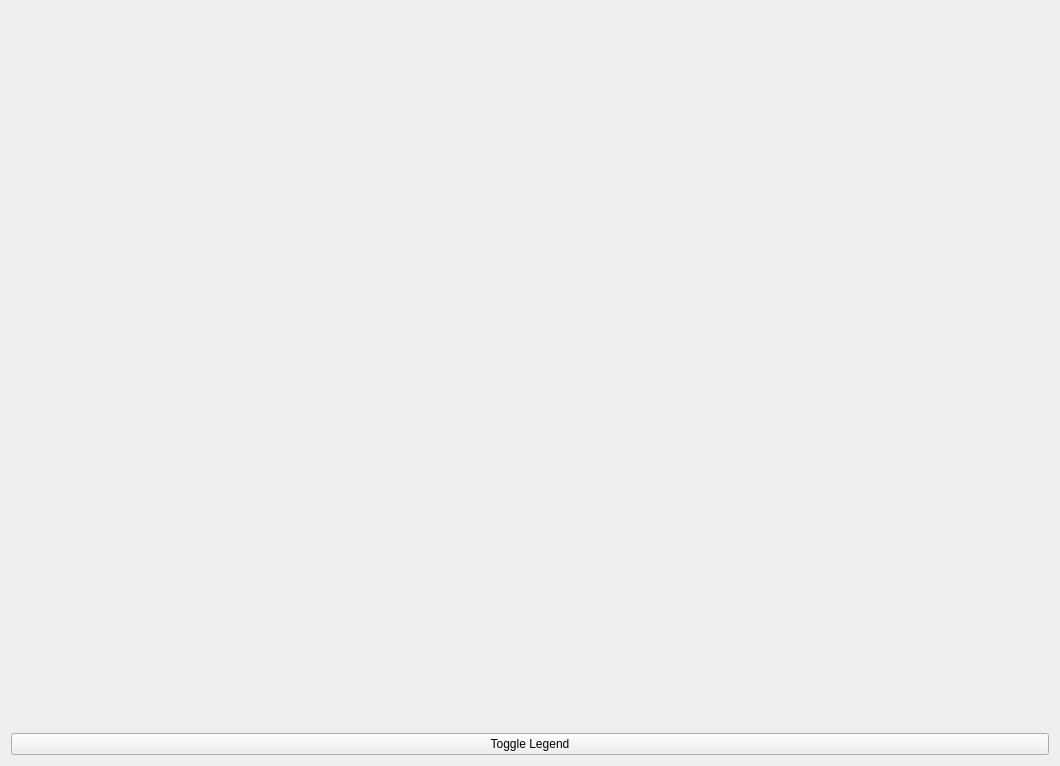
<?xml version="1.0" encoding="UTF-8"?>
<ui version="4.0">
 <class>Form</class>
 <widget class="QWidget" name="Form">
  <property name="geometry">
   <rect>
    <x>0</x>
    <y>0</y>
    <width>1060</width>
    <height>766</height>
   </rect>
  </property>
  <property name="windowTitle">
   <string>Form</string>
  </property>
  <layout class="QGridLayout" name="gridLayout_2">
   <item row="0" column="0">
    <widget class="QWidget" name="plotWidget" native="true">
     <property name="sizePolicy">
      <sizepolicy hsizetype="Expanding" vsizetype="Expanding">
       <horstretch>0</horstretch>
       <verstretch>0</verstretch>
      </sizepolicy>
     </property>
     <layout class="QVBoxLayout" name="verticalLayout_3"/>
    </widget>
   </item>
   <item row="1" column="0">
    <widget class="QWidget" name="toolbarWidget" native="true">
     <property name="sizePolicy">
      <sizepolicy hsizetype="Expanding" vsizetype="Fixed">
       <horstretch>0</horstretch>
       <verstretch>0</verstretch>
      </sizepolicy>
     </property>
     <property name="minimumSize">
      <size>
       <width>0</width>
       <height>50</height>
      </size>
     </property>
     <layout class="QVBoxLayout" name="verticalLayout"/>
    </widget>
   </item>
   <item row="2" column="0">
    <widget class="QPushButton" name="pushButton_ToggleLegend">
     <property name="text">
      <string>Toggle Legend</string>
     </property>
    </widget>
   </item>
  </layout>
 </widget>
 <resources/>
 <connections/>
</ui>
